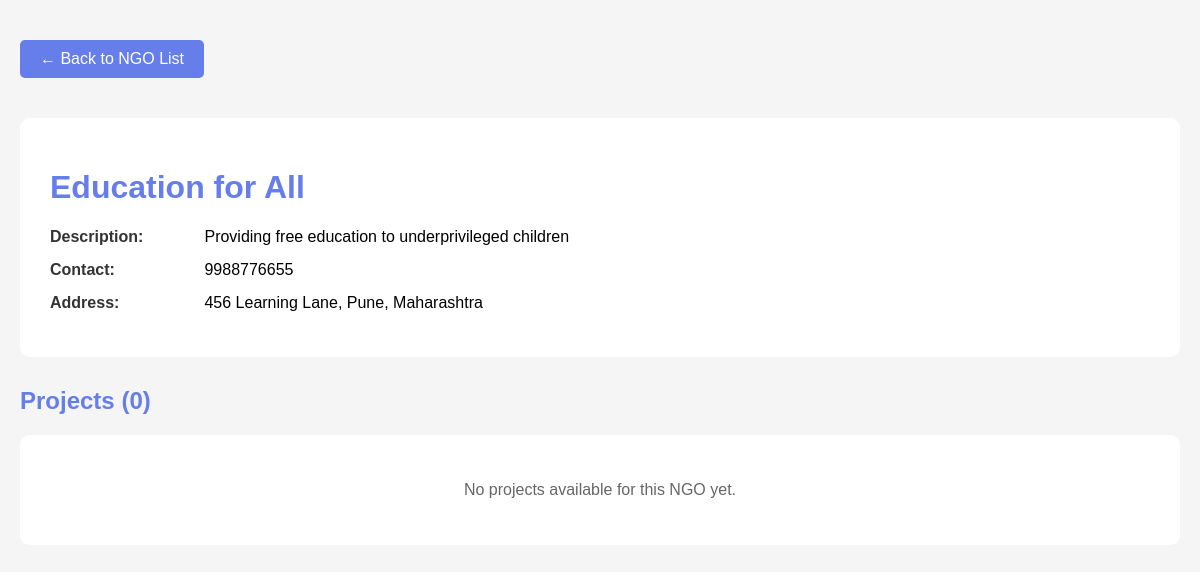
Page /ngo/3/ on the committed database.
### ngo_dashboard/models.py (models this page shows, shortened)
class NGOProfile(models.Model):
    name = models.CharField(max_length=100)
    description = models.TextField()
    address = models.TextField()
    contact = models.CharField(max_length=15)

### ngo_app/views.py (the view)
# urls.py: path('ngo/<int:ngo_id>/', views.ngo_detail, name='ngo_detail'),
def ngo_detail(request, ngo_id):
    ngo = get_object_or_404(NGOProfile, id=ngo_id)
    projects = Project.objects.filter(ngo=ngo)
    context = {
        'ngo': ngo,
        'projects': projects,
        'total_projects': projects.count()
    }
    return render(request, 'ngo_app/ngo_detail.html', context)

### ngo_app/templates/ngo_app/ngo_detail.html (shortened to what this page needs)
<!DOCTYPE html>
<html lang="en">
<head>
</head>
<body>
    <div class="container">
        <a href="/ngos/" class="back-link">← Back to NGO List</a>
        <div class="ngo-info">
            <h1>{{ ngo.name }}</h1>
            <div class="info-row">
                <strong>Description:</strong> {{ ngo.description }}
            </div>
            <div class="info-row">
                <strong>Contact:</strong> {{ ngo.contact }}
            </div>
            <div class="info-row">
                <strong>Address:</strong> {{ ngo.address }}
            </div>
        </div>
        <div class="projects-section">
            <h2>Projects ({{ total_projects }})</h2>
            {% if projects %}
                {% for project in projects %}
                    <div class="project-card">
                        <h3>{{ project.title }}</h3>
                        <p>{{ project.description }}</p>
                        <p><strong>Start Date:</strong> {{ project.start_date }}</p>
                        <p><strong>End Date:</strong> {{ project.end_date|default:"Ongoing" }}</p>
                        <span class="project-status status-{{ project.status|lower }}">{{ project.status }}</span>
                    </div>
                {% endfor %}
            {% else %}
                <div class="no-projects">
                    <p>No projects available for this NGO yet.</p>
                </div>
            {% endif %}
        </div>
    </div>
</body>
</html>

### ngo_app/templates/ngo_app/ngo_detail.html (style rules this page uses)
body { font-family: Arial, sans-serif; margin: 0; padding: 20px; background: #f5f5f5; }
.container { max-width: 1200px; margin: 0 auto; }
h1 { color: #667eea; }
.back-link { display: inline-block; margin: 20px 0; padding: 10px 20px; background: #667eea; color: white; text-decoration: none; border-radius: 5px; }
.ngo-info { background: white; padding: 30px; border-radius: 10px; margin: 20px 0; }
.info-row { margin: 15px 0; }
.info-row strong { color: #333; display: inline-block; width: 150px; }
.projects-section { margin-top: 30px; }
.projects-section h2 { color: #667eea; }
.no-projects { background: white; padding: 30px; border-radius: 10px; text-align: center; color: #666; }

### rows in the picture
NGOProfile: name "Education for All", description "Providing free education to underprivileged children", contact "9988776655", address "456 Learning Lane, Pune, Maharashtra"

### other values in the picture
{{ total_projects }} "0"
